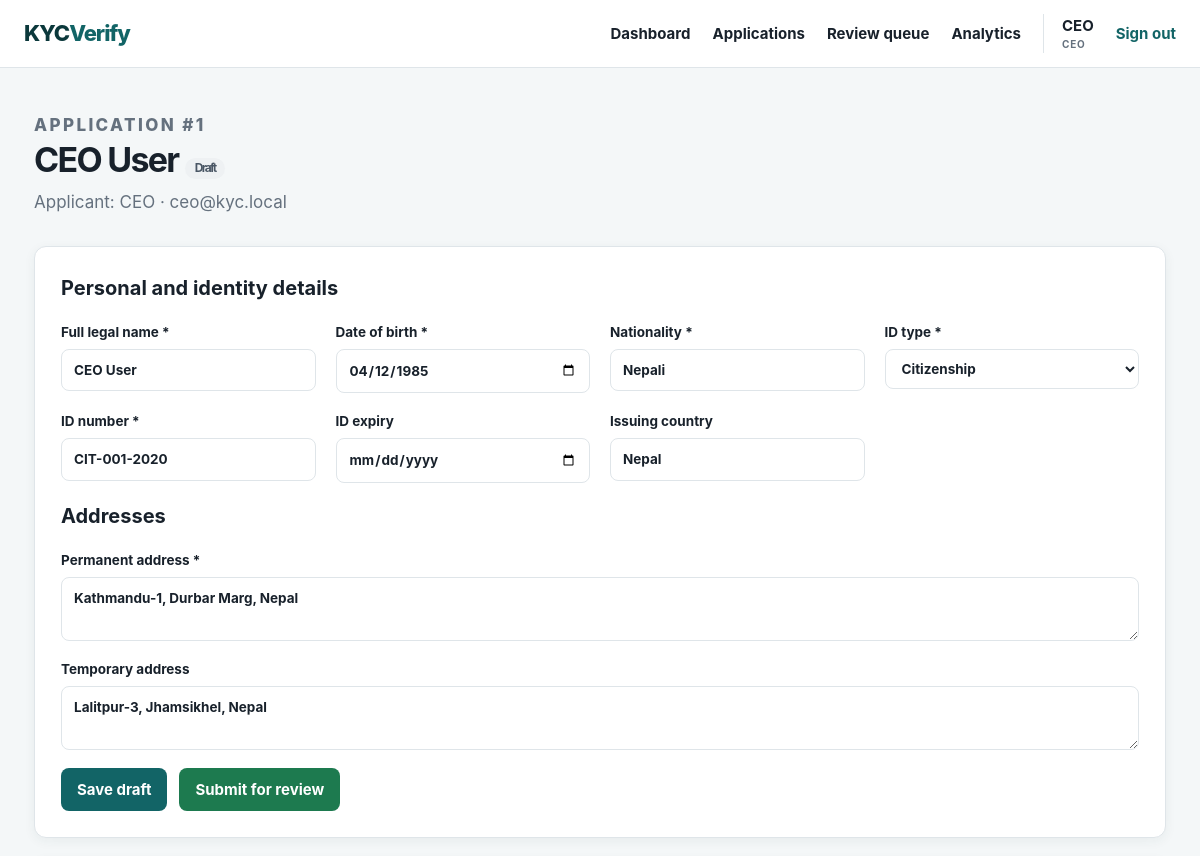
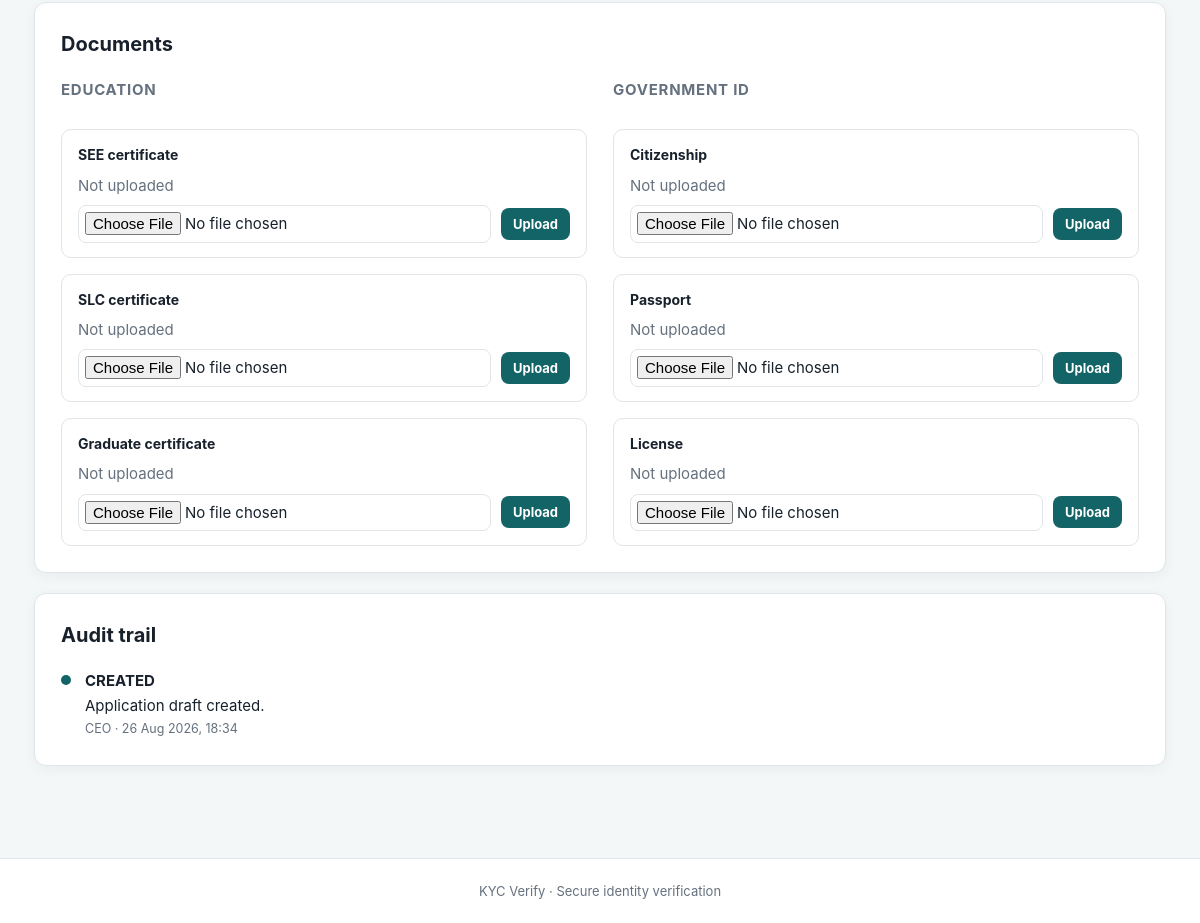
Page /?page=application&id=1 (signed in) on the committed database (2 pictures, top to bottom).
### tables this page shows
CREATE TABLE applications (
    id INT UNSIGNED AUTO_INCREMENT PRIMARY KEY,
    applicant_id INT UNSIGNED NOT NULL,
    reviewer_id INT UNSIGNED NULL,
    status ENUM(
        'DRAFT',
        'SUBMITTED',
        'UNDER_REVIEW',
        'APPROVED',
        'REJECTED',
        'RESUBMISSION_REQUESTED'
    ) NOT NULL DEFAULT 'DRAFT',
    full_name VARCHAR(160) NULL,
    date_of_birth DATE NULL,
    nationality VARCHAR(100) NULL,
    id_type VARCHAR(60) NULL,
    id_number VARCHAR(100) NULL,
    id_expiry DATE NULL,
    issuing_country VARCHAR(100) NULL,
    review_notes TEXT NULL,
    reviewed_at DATETIME NULL,
    created_at TIMESTAMP NOT NULL DEFAULT CURRENT_TIMESTAMP,
    updated_at TIMESTAMP NOT NULL DEFAULT CURRENT_TIMESTAMP ON UPDATE CURRENT_TIMESTAMP,
    CONSTRAINT fk_applicant FOREIGN KEY (applicant_id) REFERENCES users (id) ON DELETE CASCADE,
    CONSTRAINT fk_reviewer FOREIGN KEY (reviewer_id) REFERENCES users (id) ON DELETE SET NULL,
    INDEX idx_status (status)
);

CREATE TABLE users (
    id INT UNSIGNED AUTO_INCREMENT PRIMARY KEY,
    username VARCHAR(120) NOT NULL,
    email VARCHAR(190) NOT NULL UNIQUE,
    password_hash VARCHAR(255) NOT NULL,
    created_at TIMESTAMP NOT NULL DEFAULT CURRENT_TIMESTAMP
);

CREATE TABLE addresses (
    id INT UNSIGNED AUTO_INCREMENT PRIMARY KEY,
    user_id INT UNSIGNED NOT NULL UNIQUE,
    permanent_address TEXT NOT NULL,
    temporary_address TEXT NULL,
    updated_at TIMESTAMP NOT NULL DEFAULT CURRENT_TIMESTAMP ON UPDATE CURRENT_TIMESTAMP,
    CONSTRAINT fk_addresses_user FOREIGN KEY (user_id) REFERENCES users (id) ON DELETE CASCADE
);

CREATE TABLE audit_logs (
    id INT UNSIGNED AUTO_INCREMENT PRIMARY KEY,
    application_id INT UNSIGNED NOT NULL,
    actor_id INT UNSIGNED NULL,
    action VARCHAR(60) NOT NULL,
    detail TEXT NULL,
    created_at TIMESTAMP NOT NULL DEFAULT CURRENT_TIMESTAMP,
    CONSTRAINT fk_audit_application FOREIGN KEY (application_id) REFERENCES applications (id) ON DELETE CASCADE,
    CONSTRAINT fk_audit_actor FOREIGN KEY (actor_id) REFERENCES users (id) ON DELETE SET NULL
);

### index.php (called while the page is built, shortened)
<?php
require_once __DIR__ . '/functions.php';
require_once __DIR__ . '/auth.php';
require_once __DIR__ . '/layout.php';
$u    = user();
$page = $_GET['page'] ?? ($u ? 'dashboard' : 'login');
require __DIR__ . '/pages/' . $page . '.php';

### auth.php (called while the page is built, shortened)
<?php
function user(): ?array
{
    return $_SESSION['user'] ?? null;
}
function is_staff(): bool
{
    $u = user();
    return $u !== null && in_array($u['role'], STAFF_ROLES, true);
}
function role_label(string $role): string
{
    return ucwords(strtolower(str_replace('_', ' ', $role)));
}

### database.php (called while the page is built, shortened)
<?php
function db(): PDO {
    static $pdo = null;
    if ($pdo === null) {
        $pdo = new PDO('mysql:host=' . DB_HOST . ';dbname=' . DB_NAME . ';charset=utf8mb4', DB_USER, DB_PASS, [
            PDO::ATTR_ERRMODE => PDO::ERRMODE_EXCEPTION,
            PDO::ATTR_DEFAULT_FETCH_MODE => PDO::FETCH_ASSOC,
            PDO::ATTR_EMULATE_PREPARES => false,
        ]);
    }
    return $pdo;
}

### pages/application.php (the view, shortened to what this page needs)
<?php
$u  = require_login();
$id = (int) ($_GET['id'] ?? 0);
$app = application_for($id);
$isOwner   = $app['applicant_id'] == $u['id'];
$editable  = $isOwner && in_array($app['status'], ['DRAFT', 'RESUBMISSION_REQUESTED'], true);
$s = db()->prepare('SELECT * FROM education WHERE user_id = ?');
$s->execute([$app['applicant_id']]);
$education = $s->fetch() ?: [];
$s = db()->prepare('SELECT * FROM additional_documents WHERE user_id = ?');
$s->execute([$app['applicant_id']]);
$additional = $s->fetch() ?: [];
$s = db()->prepare('SELECT l.*, u.username actor_name
                    FROM audit_logs l LEFT JOIN users u ON u.id = l.actor_id
                    WHERE application_id = ? ORDER BY l.created_at DESC');
$s->execute([$id]);
$audit = $s->fetchAll();
header_html('Application #' . $id);
?>
<div class="hero compact">
    <div>
        <p class="eyebrow">APPLICATION #<?= $id ?></p>
        <h1><?= e($app['full_name'] ?: 'New application') ?> <?= badge($app['status']) ?></h1>
        <p>Applicant: <?= e($app['applicant_name']) ?> · <?= e($app['applicant_email']) ?></p>
    </div>
</div>
<?php if ($editable): ?>
    <form method="post" class="card form-grid" enctype="multipart/form-data">
        <h2 class="grid-span">Personal and identity details</h2>
        <label>Full legal name *
            <input name="full_name" value="<?= e($app['full_name']) ?>" required>
        </label>
        <label>Date of birth *
            <input type="date" name="date_of_birth" value="<?= e($app['date_of_birth']) ?>" required>
        </label>
        <label>Nationality *
            <input name="nationality" value="<?= e($app['nationality']) ?>" required>
        </label>
        <label>ID type *
            <select name="id_type" required>
                <?php foreach (['Citizenship', 'Passport', 'Driver License', 'National ID'] as $v): ?>
                    <option <?= $app['id_type'] === $v ? 'selected' : '' ?>><?= e($v) ?></option>
                <?php endforeach; ?>
            </select>
        </label>
        <label>ID number *
            <input name="id_number" value="<?= e($app['id_number']) ?>" required>
        </label>
        <label>ID expiry
            <input type="date" name="id_expiry" value="<?= e($app['id_expiry']) ?>">
        </label>
        <label>Issuing country
            <input name="issuing_country" value="<?= e($app['issuing_country']) ?>">
        </label>
        <h2 class="grid-span">Addresses</h2>
        <label class="grid-span">Permanent address *
            <textarea name="permanent_address" rows="2" required><?= e($app['permanent_address']) ?></textarea>
        </label>
        <label class="grid-span">Temporary address
            <textarea name="temporary_address" rows="2"><?= e($app['temporary_address']) ?></textarea>
        </label>
        <div class="grid-span form-actions">
            <button class="button button-primary" name="action" value="save_application">Save draft</button>
            <?php if (in_array($app['status'], ['DRAFT', 'RESUBMISSION_REQUESTED'], true)): ?>
                <button class="button button-success" name="action" value="submit"
                        onclick="return confirm('Submit this application for review? The review team will be notified.');">
                    Submit for review
                </button>
            <?php endif; ?>
        </div>
    </form>
<?php endif; ?>
<div class="card">
    <h2>Documents</h2>
    <div class="docs-grid">
        <div class="doc-group">
            <h3>Education</h3>
            <?php foreach (['see_document' => 'SEE certificate', 'slc_document' => 'SLC certificate', 'graduate_document' => 'Graduate certificate'] as $col => $label): ?>
                <div class="doc-item">
                    <strong><?= $label ?></strong>
                    <?= document_link($education[$col] ?? null, (int) $app['applicant_id']) ?>
                    <?php if ($editable): ?>
                        <form method="post" class="doc-upload" enctype="multipart/form-data">
                            <input type="file" name="document" accept=".jpg,.jpeg,.png,.pdf" required>
                            <button class="button button-small">Upload</button>
                        </form>
                    <?php endif; ?>
                </div>
            <?php endforeach; ?>
        </div>
        <div class="doc-group">
            <h3>Government ID</h3>
            <?php foreach (['citizenship_document' => 'Citizenship', 'passport_document' => 'Passport', 'license_document' => 'License'] as $col => $label): ?>
                <div class="doc-item">
                    <strong><?= $label ?></strong>
                    <?= document_link($additional[$col] ?? null, (int) $app['applicant_id']) ?>
                    <?php if ($editable): ?>
                        <form method="post" class="doc-upload" enctype="multipart/form-data">
                            <input type="file" name="document" accept=".jpg,.jpeg,.png,.pdf" required>
                            <button class="button button-small">Upload</button>
                        </form>
                    <?php endif; ?>
                </div>
            <?php endforeach; ?>
        </div>
    </div>
</div>
<div class="card">
    <h2>Audit trail</h2>
    <?php if (!$audit): ?>
        <p class="empty">No events recorded yet.</p>
    <?php else: ?>
        <ol class="timeline">
            <?php foreach ($audit as $entry): ?>
                <li>
                    <span class="tl-dot"></span>
                    <div>
                        <strong><?= e($entry['action']) ?></strong>
                        <?php if ($entry['detail']): ?><p><?= e($entry['detail']) ?></p><?php endif; ?>
                        <small class="muted"><?= e($entry['actor_name'] ?? 'System') ?> · <?= e(date('d M Y, H:i', strtotime($entry['created_at']))) ?></small>
                    </div>
                </li>
            <?php endforeach; ?>
        </ol>
    <?php endif; ?>
</div>
<?php
footer_html();

### layout.php (shortened to what this page needs)
<?php
function header_html(string $title): void
{
    $u = user();
    $nav = [];
    if ($u) {
        $nav[] = ['dashboard', 'Dashboard'];
        $nav[] = ['applications', 'Applications'];
        if (is_staff()) {
            $nav[] = ['review', 'Review queue'];
        }
        if ($u['role'] === 'CEO') {
            $nav[] = ['ceo', 'Analytics'];
        }
    }
    ?>
<!doctype html>
<html lang="en">
<head>
    <link rel="stylesheet" href="assets/style.css">
</head>
<body>
<header>
    <a class="brand" href="?page=dashboard">KYC<span>Verify</span></a>
    <?php if ($u): ?>
        <nav>
            <?php foreach ($nav as [$href, $label]): ?>
                <a href="?page=<?= $href ?>"><?= e($label) ?></a>
            <?php endforeach; ?>
            <span class="user">
                <?= e($u['username']) ?>
                <small><?= e(role_label($u['role'])) ?></small>
            </span>
            <form method="post" class="inline">
                <button class="link" name="action" value="logout">Sign out</button>
            </form>
        </nav>
    <?php endif; ?>
</header>
<main>
<?php
}
function footer_html(): void
{
    ?>
</main>
<footer><?= APP_NAME ?> · Secure identity verification</footer>
</body>
</html>
<?php
}

### functions.php (shortened to what this page needs)
<?php
require_once __DIR__ . '/database.php';
function e(?string $value): string
{
    return htmlspecialchars((string) $value, ENT_QUOTES, 'UTF-8');
}
function application_for(int $id): ?array
{
    $sql = 'SELECT a.*,
                   u.username  AS applicant_name,
                   u.email     AS applicant_email,
                   r.username  AS reviewer_name,
                   ad.permanent_address,
                   ad.temporary_address
            FROM applications a
            JOIN users u        ON u.id = a.applicant_id
            LEFT JOIN users r   ON r.id = a.reviewer_id
            LEFT JOIN addresses ad ON ad.user_id = a.applicant_id
            WHERE a.id = ?';
    $s = db()->prepare($sql);
    $s->execute([$id]);
    return $s->fetch() ?: null;
}
function status_class(string $status): string
{
    return strtolower(str_replace('_', '-', $status));
}
function format_status(string $status): string
{
    return ucwords(strtolower(str_replace('_', ' ', $status)));
}
function badge(string $status): string
{
    return '<span class="badge badge-' . status_class($status) . '">' . e(format_status($status)) . '</span>';
}
function document_link(?string $file, int $userId): string
{
    if (!$file) {
        return '<span class="muted">Not uploaded</span>';
    }
    return '<a href="uploads/users/' . $userId . '/' . rawurlencode($file) . '" target="_blank" rel="noopener">View uploaded document</a>';
}

### rows in the picture
applications: applicant.username "CEO", full_name "CEO User", status "Draft", applicant.email "ceo@kyc.local", date_of_birth "04/12/1985", nationality "Nepali", id_number "CIT-001-2020", issuing_country "Nepal", permanent_address "Kathmandu-1, Durbar Marg, Nepal", temporary_address "Lalitpur-3, Jhamsikhel, Nepal"
audit_logs: action "CREATED", detail "Application draft created.", actor.username "CEO", created_at "26 Aug 2026, 18:34"

### other values in the picture
$label "Dashboard"
$label "Applications"
$label "Review queue"
$label "Analytics"
$id "1"
$label "SEE certificate"
$label "SLC certificate"
$label "Graduate certificate"
$label "Citizenship"
$label "Passport"
$label "License"
APP_NAME "KYC Verify"
form field id_type "Citizenship"
